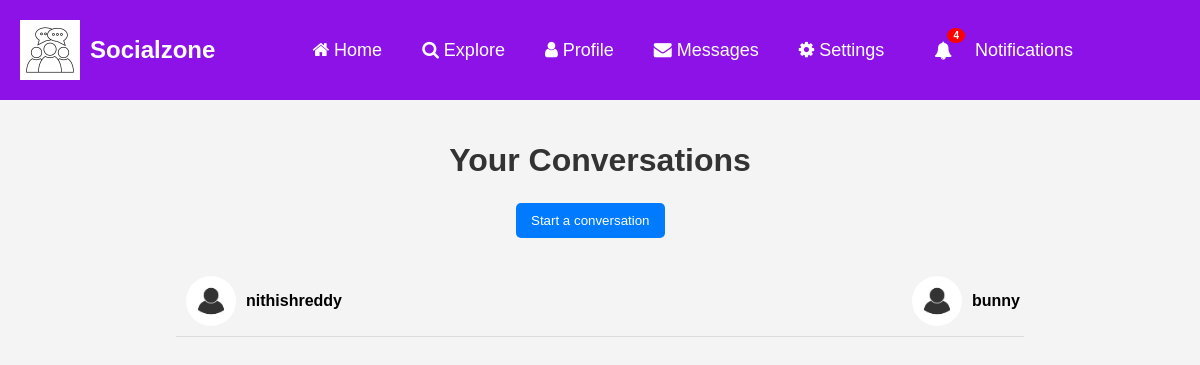
/social/inbox/ (signed in), run on the app's committed database.
### social/models.py (models this page shows)
class ThreadModel(models.Model):
    user = models.ForeignKey(User, on_delete=models.CASCADE, related_name='+')
    receiver = models.ForeignKey(User, on_delete=models.CASCADE, related_name='+')

class UserProfile(models.Model):
    user = models.OneToOneField(User, primary_key=True, verbose_name='user', related_name='profile', on_delete=models.CASCADE)
    phone_number = models.TextField(max_length=30, blank=True, null=True)
    private = models.BooleanField(default=False)
    deactivated = models.BooleanField(default=False)
    who_can_send_message = models.IntegerField(default=1)
    name = models.CharField(max_length=30, blank=True, null=True)
    bio = models.TextField(max_length=500, blank=True, null=True)
    birth_date = models.DateField(null=True, blank=True)
    location = models.CharField(max_length=100, blank=True, null=True)
    picture = models.ImageField(upload_to="profile-pictures", default="profile-pictures/profile.jpg", blank=True)
    banner = models.ImageField(upload_to="banners", default="banners/banner.webp", blank=True)
    followers = models.ManyToManyField(User, blank=True, related_name="followers")
    following = models.ManyToManyField(User, blank=True, related_name="following")

### social/views.py (the view)
# urls.py: path('inbox/', ListThreads.as_view(), name='inbox'),
class ListThreads(View):
    def get(self, request, *args, **kwargs):
        threads = ThreadModel.objects.filter(Q(user=request.user) | Q(receiver=request.user))
        context = {
            'threads' : threads
        }
        return render(request, 'social/inbox.html', context)

### social/templatetags/custom_filters.py (called while the page is built)
@register.inclusion_tag('social/show-notifications.html', takes_context=True)
def show_notifications(context):
    request_user = context['request'].user
    notifications = Notification.objects.filter(to_user=request_user).exclude(user_has_seen=True).order_by('-date')
    return {'notifications' : notifications}

### social/templates/social/inbox.html (shortened to what this page needs)
{% extends 'social/base.html' %}
{% load crispy_forms_tags %}
{% block content %}
    <section id="inbox-container">
        <h2 class="followers-title">Your Conversations</h2>
        <form action="{% url 'create-thread' %}" method="GET">
            <button type="submit" class="conversation-btn"> Start a conversation </button>
        </form>
        <br>
        <div class="conversation-list">
            {% for thread in threads %}
                <a href="{% url 'thread' thread.pk %}">
                    <div class="conversation">
                            <img src="{{ thread.user.profile.picture.url }}" alt="User" class="profile-pic">
                            <div class="conversation-details">
                                <span class="user-name">{{ thread.user }}</span>
                            </div>
                            <img src="{{ thread.receiver.profile.picture.url }}" alt="User" class="other-profile-pic">
                            <div class="conversation-details">
                                <span class="user-name">{{ thread.receiver }}</span>
                            </div>
                    </div>
                </a>
            {% empty %}
                <p class="red">No conversations found.</p>
            {% endfor %}
        </div>
    </section>
{% endblock content %}

### static/asset/CSS/style.css (style rules this page uses)
* { margin: 0; padding: 0; font-family: Arial, sans-serif; box-sizing: border-box; }
body { background-color: #f4f4f4; color: #333; }
.followers-title { font-size: 2rem; text-align: center; margin-bottom: 1.5rem; font-weight: bold; color: #333; }
#inbox-container { margin: 110px auto; max-width: 900px; padding: 2rem 1rem; }
.conversation-list { overflow-y: auto; flex-grow: 1; padding: 10px; }
.conversation-list a { text-decoration: none; color: black; }
.conversation { display: flex; align-items: center; padding: 10px; border-bottom: 1px solid #ddd; cursor: pointer; transition: background-color 0.3s; }
.conversation img { border-radius: 50%; width: 50px; height: 50px; margin-right: 10px; }
.other-profile-pic { border-radius: 50%; width: 50px; height: 50px; margin-left: 570px; }
.conversation-details { flex-grow: 1; }
.user-name { font-weight: bold; }
.conversation-btn { background-color: #007BFF; color: white; border: none; border-radius: 5px; cursor: pointer; padding: 10px 15px; margin-left: 350px; }

### data on the page
ThreadModel: user.profile.picture (placeholder picture), user "nithishreddy", receiver.profile.picture (placeholder picture), receiver "bunny"

### other printed values
{{ notifications.count }} "4"
